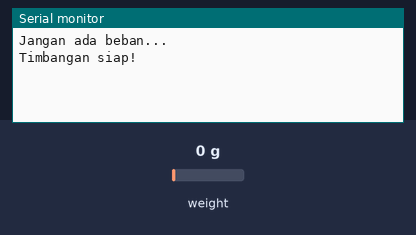
Bench run of a sketch on a simulated ESP32. Parts: the last lines printed to the serial monitor. The inputs (shaded band) are chosen by the test bench; at power-on: weight on the scale 0 g.

Above: at 6.2 s.
6.3 s: weight on the scale set to 100 g
At 7.5 s:
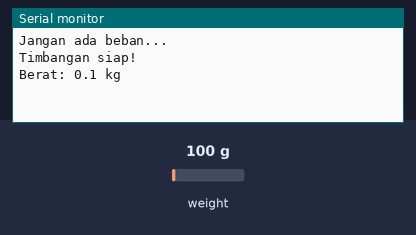
10.8 s: weight on the scale set to 1250 g
At 12.2 s:
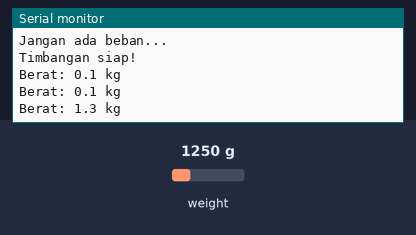

The sketch:

calibrate_loadcell.ino
```cpp
#include "HX711.h"

// Pin disesuaikan dengan ESP32 Anda di impact_monitor.ino
#define DT_PIN 32
#define SCK_PIN 33

HX711 scale;

// Silakan sesuaikan nilai ini untuk load cell 50kg saat melakukan kalibrasi
float calibration_factor = 103.8;
float threshold = 2.0;

unsigned long emptyStartTime = 0;
bool isEmpty = false;

void setup() {
  Serial.begin(115200);
  delay(1000);

  scale.begin(DT_PIN, SCK_PIN);

  Serial.println("Jangan ada beban...");
  delay(3000);

  scale.set_scale(calibration_factor);
  scale.tare();

  Serial.println("Timbangan siap!");
}

void loop() {
  float berat = scale.get_units(20);

  // === DETEKSI KONDISI KOSONG ===
  if (abs(berat) < threshold) {

    if (!isEmpty) {
      // baru masuk kondisi kosong
      emptyStartTime = millis();
      isEmpty = true;
    }

    // kalau sudah kosong selama 2 detik → tare
    if (millis() - emptyStartTime > 2000) {
      scale.tare();
      berat = 0;
    }

  } else {
    // ada beban → reset status kosong
    isEmpty = false;
  }

  float berat_kg = berat / 1000.0;

  Serial.print("Berat: ");
  Serial.print(berat_kg, 1);
  Serial.println(" kg");

  delay(300);
}
```

Measured:
- after the input at 6.3 s, the serial monitor: prints a new line after 0.70 s (image 1)
- after the input at 10.8 s, the serial monitor: prints a new line after 0.80 s (image 2)
